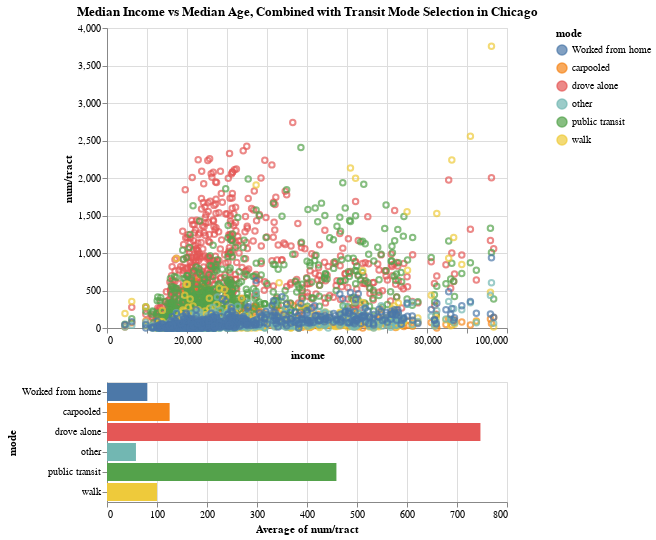

Source (Vega-Lite JSON):
### Vega-Lite specification from a JSON file in a GitHub repository (floating-point values rounded to 4 significant figures; data arrays with more than 128 entries replaced by an {"elided": "..."} marker saying what was removed)
{"config": {"view": {"continuousWidth": 400, "continuousHeight": 300}}, "vconcat": [{"mark": "point", "encoding": {"color": {"condition": {"field": "mode", "type": "nominal", "selection": "selector004"}, "value": "lightgray"}, "x": {"field": "income", "type": "quantitative"}, "y": {"field": "num/tract", "type": "quantitative"}}, "selection": {"selector004": {"type": "interval"}}, "title": "Median Income vs Median Age, Combined with Transit Mode Selection in Chicago "}, {"mark": "bar", "encoding": {"color": {"field": "mode", "type": "nominal"}, "x": {"aggregate": "average", "field": "num/tract", "type": "quantitative"}, "y": {"field": "mode", "type": "nominal"}}, "transform": [{"filter": {"selection": "selector004"}}]}], "data": {"name": "data-f59b51c4e28685c0b7bdc08324b84511"}, "$schema": "https://vega.github.io/schema/vega-lite/v4.17.0.json", "datasets": {"data-f59b51c4e28685c0b7bdc08324b84511": {"elided": "3984 records"}}}
